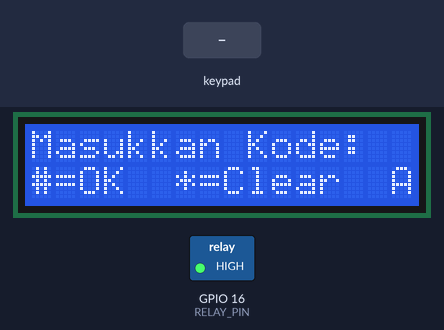
This sketch was run on a simulated ESP8266 (NodeMCU). Shown: 16×2 character LCD, switched loads named in the sketch (green lamp = pin HIGH). Wiring (inferred from the names in the program): 4×4 keypad with keys 1 2 3 A 4 5 6 B 7 8 9 C * 0 # D: rows GPIO 14, GPIO 12, GPIO 13, GPIO 15; columns GPIO 3, GPIO 1, GPIO 0, GPIO 2. The inputs (shaded band) are chosen by the test bench. WiFi joins after 1.5 s; servers stay silent unless stated; no MQTT or app messages arrive unless stated.

Above: at 5.2 s.
5.3 s: keypad keys 1 2 3 4 5 6 7 8 pressed 0.4 s apart
At 9.0 s:
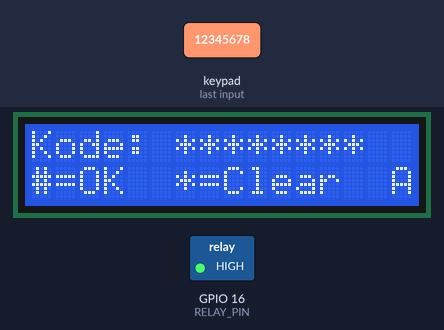
10.0 s: key '#' pressed
At 10.9 s:
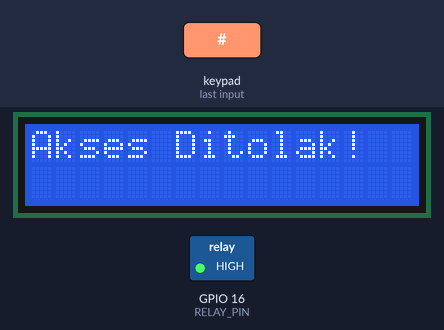
12.6 s: key 'A' pressed
At 13.1 s:
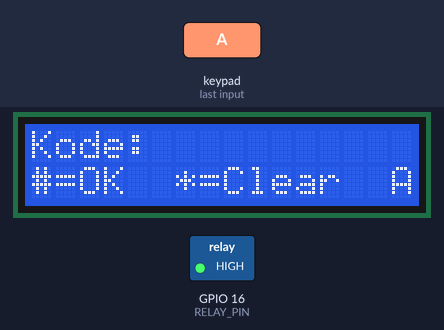
14.2 s: keypad keys 4 3 2 4 3 2 # pressed 0.4 s apart
At 17.8 s:
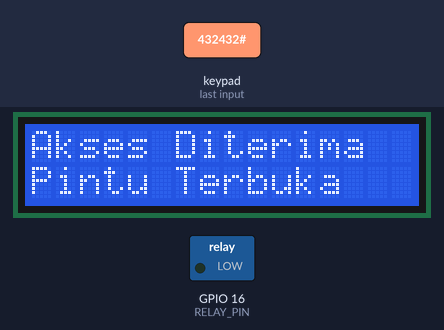
20.0 s: key '1' pressed
At 21.8 s:
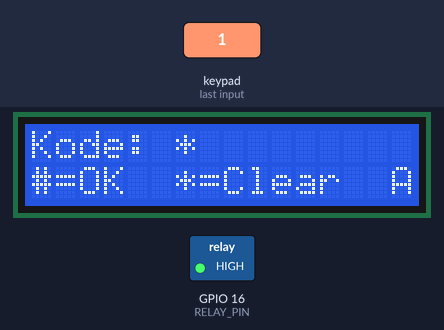
22.1 s: keypad keys 1 3 9 7 2 2 2 2 * pressed 0.4 s apart
At 22.48 s:
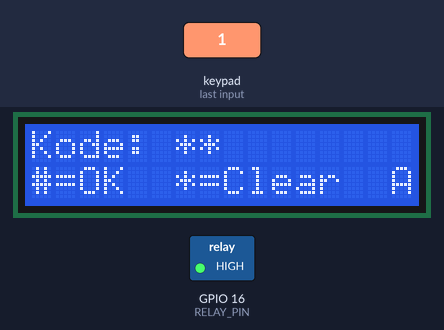
Timing chart, 0 to 25.1 s (numbered marks = the images above; inputs shaded):
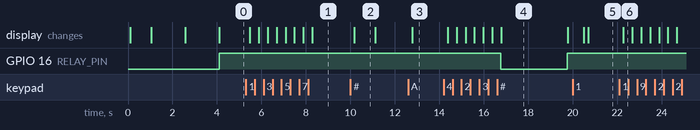

Measured:
- after the input at 5.3 s, the display: first changes after 0.18 s (image 1 shows a later state)
- after the input at 10.0 s, the display: changes after 0.18 s (image 2)
- after the input at 12.6 s, the display: changes after 0.18 s (image 3)
- after the input at 14.2 s, GPIO 16 (RELAY_PIN): HIGH → LOW after 2.6 s, → HIGH 3.0 s later; the display: first changes after 0.18 s (image 4 shows a later state)
- after the input at 20.0 s, the display: first differs from a run without the input after 0.69 s (image 5)
- after the input at 22.1 s, the display: changes after 0.18 s (image 6)
- what the display in image 2 shows lasts 0.9 s, from 10.2 s to 11.1 s

The sketch:

esp8266.ino
```cpp
// ===== Doorlock dgn RELAY (scanner manual + Remote Control via MQTT): ESP8266 NodeMCU v3 + Keypad 4x4 + LCD I2C =====
// Tidak memakai library Keypad. Kolom RX/TX hanya jadi input (aman).
// Relay diasumsikan AKTIF-LOW (IN=LOW -> menyala/buka). Ubah di RELAY_ACTIVE_LOW jika perlu.
// Fitur tambahan:
// - WiFi + MQTT untuk remote control dari PWA
// - PIN sync dari backend via MQTT
// - Remote unlock dengan validasi PIN

#include <Wire.h>
#include <LiquidCrystal_I2C.h>
#include <ESP8266WiFi.h>
#include <PubSubClient.h>
#include <ArduinoJson.h>

// ----------------- WiFi & MQTT Config -----------------
const char* ssid = "ppp";  // Same WiFi as ESP32-CAM
const char* password = "12345678";  // Same WiFi as ESP32-CAM
const char* mqtt_server = "13.213.57.228";  // Your VPS IP
const int mqtt_port = 1883;
const char* mqtt_user = "smartbox";  // MQTT authentication
const char* mqtt_pass = "engganngodinginginmcu";  // MQTT authentication

// MQTT Topics
const char* topic_control = "smartparcel/lock/control";  // Subscribe: receive unlock commands from PWA
const char* topic_status = "smartparcel/lock/status";    // Publish: lock status updates
const char* topic_pin_sync = "smartparcel/lock/pin";     // Subscribe: receive PIN updates from backend
const char* topic_alert = "smartparcel/lock/alert";      // Publish: security alerts (suspicious attempts)

WiFiClient espClient;
PubSubClient mqttClient(espClient);

unsigned long lastReconnectAttempt = 0;

#include <Wire.h>
#include <LiquidCrystal_I2C.h>

// ----------------- Konfigurasi I2C / LCD -----------------
#define LCD_ADDR 0x27
LiquidCrystal_I2C lcd(LCD_ADDR, 16, 2);

// ----------------- Mapping Keypad (SAMA spt DIAG) --------
// Rows = D5(14), D6(12), D7(13), D8(15)  -> kita drive LOW satu-per-satu
const int ROWS_PINS[4] = {14, 12, 13, 15};
// Cols = RX(3), TX(1), D3(0), D4(2)      -> dibaca INPUT_PULLUP
const int COLS_PINS[4] = {3, 1, 0, 2};

const char KEYMAP[4][4] = {
  {'1','2','3','A'},
  {'4','5','6','B'},
  {'7','8','9','C'},
  {'*','0','#','D'}
};

// ----------------- Relay -----------------
const int RELAY_PIN = 16;        // D0 (GPIO16) -> IN modul relay
const bool RELAY_ACTIVE_LOW = true;  // ganti ke false jika relay aktif-HIGH

inline void relayOff() { // pintu terkunci
  digitalWrite(RELAY_PIN, RELAY_ACTIVE_LOW ? HIGH : LOW);
}
inline void relayOn() {  // pintu terbuka
  digitalWrite(RELAY_PIN, RELAY_ACTIVE_LOW ? LOW : HIGH);
}

// ----------------- Pengaturan Doorlock -------------------
String pinBenar = "432432";       // PIN default
String inputUser = "";          // buffer input
const byte maxLen = 8;          // panjang maksimum input

bool pintuTerbuka = false;
unsigned long tMulaiBuka = 0;
const unsigned long durasiBuka = 3000; // 3 detik

byte salahCount = 0;
bool lockout = false;
unsigned long tLockoutMulai = 0;
const unsigned long durasiLockout = 30000; // 30 detik

// Jika tombol '1' di keypad fisik rusak, aktifkan substitusi ini:
// #define SUBSTITUSI_1_D

// ----------------- WiFi & MQTT Functions -----------------
void setupWiFi() {
  delay(10);
  lcd.clear();
  lcd.setCursor(0,0); lcd.print("Connecting WiFi");
  lcd.setCursor(0,1); lcd.print("Please wait...");

  WiFi.begin(ssid, password);

  int attempts = 0;
  while (WiFi.status() != WL_CONNECTED && attempts < 20) {
    delay(500);
    attempts++;
  }

  if (WiFi.status() == WL_CONNECTED) {
    lcd.clear();
    lcd.setCursor(0,0); lcd.print("WiFi Connected!");
    lcd.setCursor(0,1); lcd.print(WiFi.localIP());
    delay(1500);
  } else {
    lcd.clear();
    lcd.setCursor(0,0); lcd.print("WiFi Failed!");
    lcd.setCursor(0,1); lcd.print("Using offline");
    delay(1500);
  }
}

void mqttCallback(char* topic, byte* payload, unsigned int length) {
  // Parse JSON payload
  StaticJsonDocument<256> doc;
  DeserializationError error = deserializeJson(doc, payload, length);

  if (error) {
    return; // Invalid JSON, ignore
  }

  // Handle lock control command
  if (strcmp(topic, topic_control) == 0) {
    const char* action = doc["action"];
    const char* pin = doc["pin"];

    if (strcmp(action, "unlock") == 0 && pin != nullptr) {
      // Validate PIN before unlocking
      if (String(pin) == pinBenar) {
        // PIN correct, unlock door
        salahCount = 0;
        pintuTerbuka = true;
        tMulaiBuka = millis();
        relayOn();

        lcd.clear();
        lcd.setCursor(0,0); lcd.print("Remote Unlock");
        lcd.setCursor(0,1); lcd.print("Via PWA App");

        // Publish status
        publishLockStatus("unlocked", "remote");
      } else {
        // PIN incorrect, reject
        lcd.clear();
        lcd.setCursor(0,0); lcd.print("Remote Access");
        lcd.setCursor(0,1); lcd.print("DENIED - Bad PIN");
        delay(1500);
        tampilSiap();

        // Publish status
        publishLockStatus("locked", "remote_denied");
      }
    }
  }

  // Handle PIN sync from backend
  if (strcmp(topic, topic_pin_sync) == 0) {
    const char* newPin = doc["pin"];

    if (newPin != nullptr && strlen(newPin) >= 4 && strlen(newPin) <= 8) {
      // Update PIN
      pinBenar = String(newPin);

      lcd.clear();
      lcd.setCursor(0,0); lcd.print("PIN Updated!");
      lcd.setCursor(0,1); lcd.print("From Backend");
      delay(1500);
      tampilSiap();

      // Publish acknowledgment
      publishLockStatus("locked", "pin_updated");
    }
  }
}

void publishLockStatus(const char* status, const char* method) {
  if (mqttClient.connected()) {
    StaticJsonDocument<128> doc;
    doc["status"] = status;
    doc["method"] = method;
    doc["timestamp"] = millis();

    char buffer[128];
    serializeJson(doc, buffer);
    mqttClient.publish(topic_status, buffer);
  }
}

bool reconnectMQTT() {
  if (mqttClient.connect("ESP8266_Lock", mqtt_user, mqtt_pass)) {
    // Subscribe to topics
    mqttClient.subscribe(topic_control);
    mqttClient.subscribe(topic_pin_sync);

    // Publish online status
    publishLockStatus("locked", "online");

    return true;
  }
  return false;
}

// ----------------- UI helpers ----------------------------
void tampilSiap() {
  lcd.clear();
  lcd.setCursor(0,0); lcd.print("Masukkan Kode:");
  lcd.setCursor(0,1); lcd.print("#=OK  *=Clear  A=<-");
}
void info(const char* s, unsigned int tms=800) {
  lcd.clear(); lcd.setCursor(0,0); lcd.print(s); delay(tms);
}
void tampilInputMasked() {
  lcd.clear();
  lcd.setCursor(0,0); lcd.print("Kode: ");
  for (size_t i=0; i<inputUser.length(); i++) lcd.print('*');
  lcd.setCursor(0,1); lcd.print("#=OK  *=Clear  A=<-");
}
void tampilCountdownLockout() {
  unsigned long sisa = 0;
  if (millis() - tLockoutMulai < durasiLockout) {
    sisa = (durasiLockout - (millis() - tLockoutMulai) + 999) / 1000;
  }
  lcd.clear();
  lcd.setCursor(0,0); lcd.print("Terlalu banyak");
  lcd.setCursor(0,1); lcd.print("salah. Tunggu ");
  lcd.print(sisa); lcd.print("s");
}

// ----------------- Scanner Keypad Manual -----------------
bool anyKeyStillPressed() {
  for (int r=0; r<4; r++) {
    for (int rr=0; rr<4; rr++) pinMode(ROWS_PINS[rr], INPUT);
    pinMode(ROWS_PINS[r], OUTPUT);
    digitalWrite(ROWS_PINS[r], LOW);
    delayMicroseconds(200);
    for (int c=0; c<4; c++) {
      if (digitalRead(COLS_PINS[c]) == LOW) return true;
    }
  }
  return false;
}

char scanKeypadOnce() {
  for (int r=0; r<4; r++) {
    for (int rr=0; rr<4; rr++) pinMode(ROWS_PINS[rr], INPUT);
    pinMode(ROWS_PINS[r], OUTPUT);
    digitalWrite(ROWS_PINS[r], LOW);
    delayMicroseconds(250); // settle

    for (int c=0; c<4; c++) {
      pinMode(COLS_PINS[c], INPUT_PULLUP);
      if (digitalRead(COLS_PINS[c]) == LOW) {
        // tunggu release (debounce)
        while (anyKeyStillPressed()) { delay(15); }
        return KEYMAP[r][c];
      }
    }
  }
  return 0; // tidak ada tombol
}

// ----------------- Logika utama --------------------------
void cekPIN() {
  if (inputUser == pinBenar) {
    salahCount = 0;
    pintuTerbuka = true;
    tMulaiBuka = millis();
    relayOn();  // buka kunci
    lcd.clear();
    lcd.setCursor(0,0); lcd.print("Akses Diterima");
    lcd.setCursor(0,1); lcd.print("Pintu Terbuka");

    // Publish success status
    publishLockStatus("unlocked", "keypad_success");
  } else {
    salahCount++;
    info("Akses Ditolak!", 900);

    // Publish failed attempt
    if (mqttClient.connected()) {
      StaticJsonDocument<128> doc;
      doc["status"] = "locked";
      doc["method"] = "keypad_failed";
      doc["attempts"] = salahCount;
      doc["timestamp"] = millis();

      char buffer[128];
      serializeJson(doc, buffer);
      mqttClient.publish(topic_status, buffer);
    }

    if (salahCount >= 3) {
      lockout = true;
      tLockoutMulai = millis();

      // Publish lockout alert
      if (mqttClient.connected()) {
        StaticJsonDocument<128> doc;
        doc["status"] = "locked";
        doc["method"] = "keypad_lockout";
        doc["attempts"] = salahCount;
        doc["lockout_duration"] = durasiLockout / 1000;
        doc["timestamp"] = millis();

        char buffer[128];
        serializeJson(doc, buffer);
        mqttClient.publish(topic_status, buffer);
      }
    }
  }
  inputUser = "";
  if (!pintuTerbuka && !lockout) tampilSiap();
}

void setup() {
  // I2C: SDA=D2(GPIO4), SCL=D1(GPIO5)
  Wire.begin(4, 5);

  // LCD
  lcd.init();
  lcd.backlight();
  lcd.clear();
  lcd.setCursor(0,0); lcd.print("Doorlock ESP8266");
  lcd.setCursor(0,1); lcd.print("WiFi + MQTT");
  delay(900);

  // Setup WiFi
  setupWiFi();

  // Setup MQTT
  mqttClient.setServer(mqtt_server, mqtt_port);
  mqttClient.setCallback(mqttCallback);

  tampilSiap();

  // Keypad default state
  for (int c=0; c<4; c++) pinMode(COLS_PINS[c], INPUT_PULLUP);
  for (int r=0; r<4; r++) pinMode(ROWS_PINS[r], INPUT);

  // Relay
  pinMode(RELAY_PIN, OUTPUT);
  relayOff(); // pastikan terkunci saat start

  // (opsional) kecilkan durasiBuka kalau solenoid panas
  // durasiBuka = 1500;
}

void loop() {
  // Maintain MQTT connection
  if (!mqttClient.connected()) {
    unsigned long now = millis();
    if (now - lastReconnectAttempt > 5000) {
      lastReconnectAttempt = now;
      if (reconnectMQTT()) {
        lastReconnectAttempt = 0;
      }
    }
  } else {
    mqttClient.loop();
  }

  // Lockout
  if (lockout) {
    if (millis() - tLockoutMulai < durasiLockout) {
      static unsigned long lastUpdate = 0;
      if (millis() - lastUpdate > 300) { lastUpdate = millis(); tampilCountdownLockout(); }
      return;
    } else {
      lockout = false; salahCount = 0; tampilSiap();
    }
  }

  // Pintu terbuka -> auto-tutup setelah durasi
  if (pintuTerbuka) {
    if (millis() - tMulaiBuka >= durasiBuka) {
      pintuTerbuka = false;
      relayOff(); // kunci lagi
      info("Pintu Terkunci", 700);

      // Publish status
      publishLockStatus("locked", "auto");

      tampilSiap();
    }
    return;
  }

  // Baca keypad
  char k = scanKeypadOnce();
  if (k) {
    #ifdef SUBSTITUSI_1_D
      if (k == 'D') k = '1';
    #endif

    if (k == '*') {                 // Clear semua
      inputUser = ""; info("Kode dihapus", 350); tampilSiap();
    }
    else if (k == 'A') {            // Backspace
      if (inputUser.length() > 0) inputUser.remove(inputUser.length()-1);
      tampilInputMasked();
    }
    else if (k == '#') {            // Cek PIN
      cekPIN();

      // Publish status
      if (pintuTerbuka) {
        publishLockStatus("unlocked", "keypad");
      } else {
        publishLockStatus("locked", "keypad_denied");
      }
    }
    else if (k >= '0' && k <= '9') {
      if (inputUser.length() < maxLen) inputUser += k;
      tampilInputMasked();
    }
    // B,C,D diabaikan (kecuali SUBSTITUSI_1_D aktif)
  }
}
```
